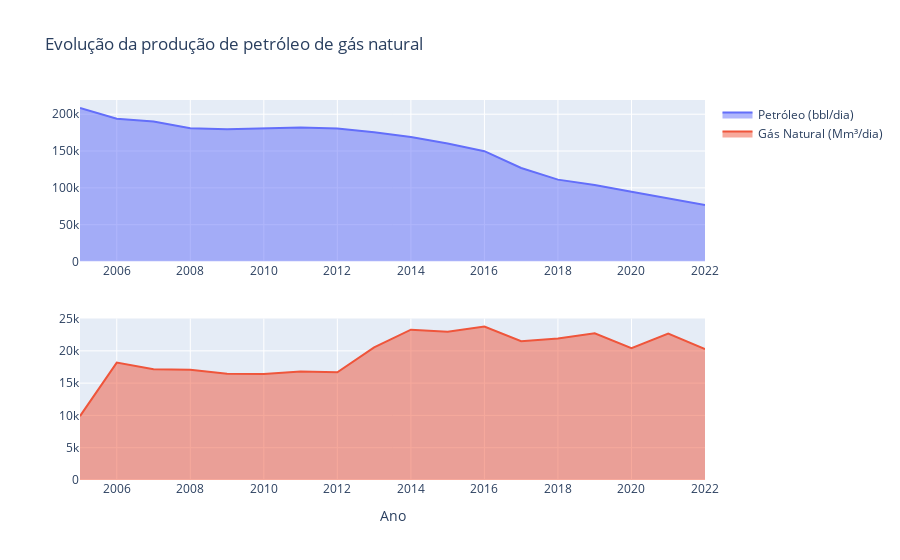

The notebook cell this image was saved under:
### Markdown cell above
#### 3.1.3 Streamgraph

### Code cell
subplot_area(df_line)

### Figure 1 — Plotly figure (JSON) as saved in the notebook; plotly's stock layout.template omitted (floating-point values rounded to 4 significant figures)
{"data": [{"fill": "tozeroy", "mode": "lines", "name": "Petróleo (bbl/dia)", "type": "scatter", "x": [2005, 2006, 2007, 2008, 2009, 2010, 2011, 2012, 2013, 2014, 2015, 2016, 2017, 2018, 2019, 2020, 2021, 2022], "xaxis": "x", "y": [208353, 193843, 190257, 180917, 179468, 180821, 182136, 180639, 175495, 169013, 160113, 149777, 127048, 111164, 103926, 94645, 85952, 76561], "yaxis": "y"}, {"fill": "tozeroy", "mode": "lines", "name": "Gás Natural (Mm³/dia)", "type": "scatter", "x": [2005, 2006, 2007, 2008, 2009, 2010, 2011, 2012, 2013, 2014, 2015, 2016, 2017, 2018, 2019, 2020, 2021, 2022], "xaxis": "x2", "y": [9890, 18181, 17139, 17059, 16454, 16418, 16796, 16679, 20544, 23278, 22961, 23760, 21481, 21913, 22708, 20426, 22691, 20256], "yaxis": "y2"}], "layout": {"title": {"text": "Evolução da produção de petróleo de gás natural"}, "xaxis": {"anchor": "y", "domain": [0, 1]}, "xaxis2": {"anchor": "y2", "domain": [0, 1], "title": {"text": "Ano"}}, "yaxis": {"anchor": "x", "domain": [0.575, 1]}, "yaxis2": {"anchor": "x2", "domain": [0, 0.425]}}}
